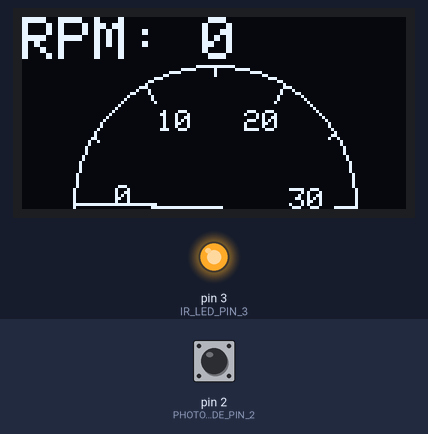
The sketch below on a simulated Arduino Uno, built with avr-gcc and run on an emulated ATmega328P. Shown: 128×64 one-colour display, output pins drawn as LEDs (lit = HIGH). The test bench sets the inputs (shaded band); at power-on: pin 2 (PHOTODIODE_PIN_2) HIGH.

Above: at 1.2 s.
1.3 s: pin 2 (PHOTODIODE_PIN_2) pulled LOW for 0.15 s
At 2.0 s:
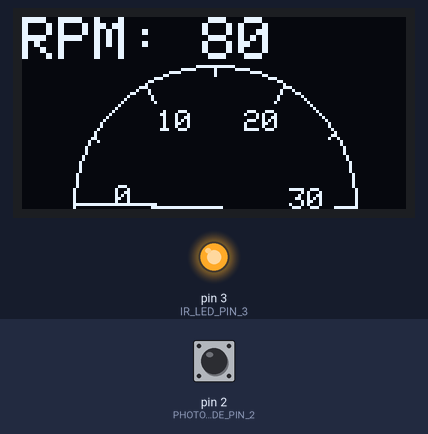
Timing chart, 0 to 4.3 s (numbered marks = the images above; inputs shaded):
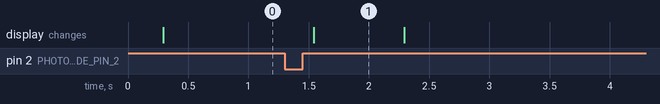

The sketch:

OpticalTachometerOledDisplay.ino
```cpp
/*********************************************************************
RPM Tachometer with OLED digital and analog display
 *********************************************************************/

//One of the next two defines must be uncommented for the type of OLED display
        //SSD1306 is typically the 0.96" OLED
#define OLED_TYPE_SSD1306
        //SH1106 is typically a 1.3" OLED
//#define OLED_TYPE_SH1106


#ifdef OLED_TYPE_SH1106
   #include <Adafruit_SH1106.h>
#endif

#ifdef OLED_TYPE_SSD1306
  #include <Adafruit_SSD1306.h>
#endif

#include <Math.h>

namespace {
  const int OLED_RESET = 4;
  const int TEXT_SIZE_SMALL = 1;
  const int TEXT_SIZE_LARGE = 2;
  const int ONE_K = 1000;

  const int OLED_HEIGHT = 64;
  const int OLED_WIDTH = 128;
  const int YELLOW_SEGMENT_HEIGHT = 16;
  const int DISPLAY_FULL_BRIGHTNESS = 255;
  const int DISPLAY_DIM_BRIGHTNESS = 0;

  const int IR_LED_PIN_3 = 3;
  const int PHOTODIODE_PIN_2 = 2;
  const int INTERRUPT_ZERO_ON_PIN_2 = 0;

  const uint16_t DIAL_CENTER_X = OLED_WIDTH / 2;
  const uint16_t DIAL_RADIUS = (OLED_HEIGHT - YELLOW_SEGMENT_HEIGHT) - 1;
  const uint16_t DIAL_CENTER_Y = OLED_HEIGHT - 1;
  const uint16_t INDICATOR_LENGTH = DIAL_RADIUS - 5;
  const uint16_t INDICATOR_WIDTH = 5;
  const uint16_t LABEL_RADIUS = DIAL_RADIUS - 18;
  const int DIAL_LABEL_Y_OFFSET = 6;
  const int DIAL_LABEL_X_OFFSET = 4;

  const long MAJOR_TICKS[] = { 0, 10000, 20000, 30000 };
  const int MAJOR_TICK_COUNT = sizeof(MAJOR_TICKS) / sizeof(MAJOR_TICKS[0]);
  const int  MAJOR_TICK_LENGTH = 7;
  const long MINOR_TICKS[] = {5000, 15000, 25000};
  const int MINOR_TICK_COUNT = sizeof(MINOR_TICKS) / sizeof(MINOR_TICKS[0]);
  const int MINOR_TICK_LENGTH = 3;

  const uint16_t DIAL_MAX_RPM = MAJOR_TICKS[MAJOR_TICK_COUNT-1];

  const int HALF_CIRCLE_DEGREES = 180;
  const float PI_RADIANS = PI/HALF_CIRCLE_DEGREES;

  const double MILLIS_PER_SECOND = 1000.0;
  const double SECONDS_PER_MINUTE = 60.0;
  const long DISPLAY_TIMEOUT_INTERVAL = 120 * MILLIS_PER_SECOND;
  const long DISPLAY_DIM_INTERVAL = DISPLAY_TIMEOUT_INTERVAL/2;
  const long DISPLAY_UPDATE_INTERVAL = 250;
  const int  DISPLAY_AVERAGE_INTERVALS = 4;

  volatile unsigned long revolutions;

  unsigned long previous_revolutions = 0;
  unsigned long revolution_count[DISPLAY_AVERAGE_INTERVALS];
  unsigned long interval_millis[DISPLAY_AVERAGE_INTERVALS];
  unsigned int interval_index = 0;
  unsigned long previous_millis = 0;
  unsigned long last_sensor_time = 0;
  bool is_oled_display_on = false;
  bool is_oled_display_dim = false;
}

#ifdef OLED_TYPE_SH1106
   Adafruit_SH1106 display(OLED_RESET);
#else
   Adafruit_SSD1306 display(OLED_RESET);
#endif

void setup() {

  Serial.begin(9600);
  initOledDisplayWithI2CAddress(0x3C);
  display.setTextColor(WHITE);
  initArrays();

  turnOnIrLED();
  attachPhotodiodeToInterrruptZero();
  last_sensor_time = millis();
  turnOnDisplay();
}

void initArrays() {
  memset(revolution_count,0,sizeof(revolution_count));
  memset(interval_millis,0,sizeof(interval_millis));
}

void loop() {
  unsigned long current_millis = millis();
  if (current_millis - last_sensor_time >= DISPLAY_TIMEOUT_INTERVAL) {
    turnOffDisplay();
  } else if (current_millis - last_sensor_time >= DISPLAY_DIM_INTERVAL) {
    dimDisplay();
  }

  if (current_millis - previous_millis >= DISPLAY_UPDATE_INTERVAL) {
    previous_millis = current_millis;
    updateDisplay();
	}
}

void initOledDisplayWithI2CAddress(uint8_t i2c_address) {
  #ifdef OLED_TYPE_SH1106
    display.begin(SH1106_SWITCHCAPVCC, i2c_address);
  #else
    display.begin(SSD1306_SWITCHCAPVCC, i2c_address);
  #endif
}

void turnOnDisplay() {
  commandOledOn();
}

void commandOledOn() {
  #ifdef OLED_TYPE_SH1106
    display.SH1106_command(SH1106_DISPLAYON);
  #else
    display.ssd1306_command(SSD1306_DISPLAYON);
  #endif
  is_oled_display_on = true;
  oledDisplayFullBrightness();
}

void turnOffDisplay() {
  #ifdef OLED_TYPE_SH1106
    display.SH1106_command(SH1106_DISPLAYOFF);
  #else
    display.ssd1306_command(SSD1306_DISPLAYOFF);
  #endif
  is_oled_display_on = false;
  is_oled_display_dim = false;
}

void dimDisplay() {
  oledDisplayDim();
}

void oledDisplayDim() {
  #ifdef OLED_TYPE_SSD1306
    display.dim(true);
  #endif
  is_oled_display_dim = true;
}

void oledDisplayFullBrightness() {
  #ifdef OLED_TYPE_SSD1306
    display.dim(false);
  #endif
  is_oled_display_dim = false;
}

void turnOnIrLED() {
  pinMode(IR_LED_PIN_3, OUTPUT);
  digitalWrite(IR_LED_PIN_3, HIGH);
}

void attachPhotodiodeToInterrruptZero() {
  pinMode(PHOTODIODE_PIN_2, INPUT_PULLUP);
  attachInterrupt(INTERRUPT_ZERO_ON_PIN_2, incrementRevolution, FALLING);
}

void incrementRevolution() {
  revolutions++;
}

void updateDisplay() {
  long rpm = calculateRpm();
  if (rpm > 0) {
    last_sensor_time = millis();
    if (!is_oled_display_on || is_oled_display_dim) {
      turnOnDisplay();
    }
  }
  if (is_oled_display_on) {
    display.clearDisplay();
    drawRpmBanner(rpm);
    drawDial(rpm);
    display.display();
  }
}

long calculateRpm() {
  unsigned long current_millis = millis();
  unsigned long current_revolutions = revolutions;
  unsigned long previous_display_millis;
  unsigned long previous_revolutions;

  queueIntervalRevolution(current_revolutions, current_millis);
  previous_display_millis = getIntervalMillis();
  previous_revolutions = getIntervalRevolutions();

  unsigned long elapsed_millis =  current_millis - previous_display_millis;
  float elapsed_seconds = ((elapsed_millis * 1.0) / MILLIS_PER_SECOND);
  float delta_revolutions = (current_revolutions - previous_revolutions) * 1.0;

  long rpm = (long) ((delta_revolutions / elapsed_seconds) * SECONDS_PER_MINUTE);
  return rpm;
}

void queueIntervalRevolution(unsigned long revolution_value, unsigned long milliseconds) {
  interval_index++;
  int queue_index = (int)(interval_index % DISPLAY_AVERAGE_INTERVALS);
  revolution_count[queue_index] = revolution_value;
  interval_millis[queue_index] = milliseconds;
}

unsigned long getIntervalMillis() {
  int index_front_of_queue = (int)((interval_index + 1)  % DISPLAY_AVERAGE_INTERVALS);
  return interval_millis[index_front_of_queue];
}

unsigned long getIntervalRevolutions() {
  int index_front_of_queue = (int)((interval_index + 1)  % DISPLAY_AVERAGE_INTERVALS);
  return revolution_count[index_front_of_queue];
}

void drawRpmBanner(long rpm_value) {
  display.setCursor(0, 0);

  display.setTextSize(TEXT_SIZE_LARGE);
  display.print("RPM: ");
  display.print((long)rpm_value);
}

void drawDial(long rpm_value) {
  display.drawCircle(DIAL_CENTER_X, DIAL_CENTER_Y, DIAL_RADIUS, WHITE);
  drawTickMarks();
  drawMajorTickLabels();
  drawIndicatorHand(rpm_value);
}

void drawTickMarks() {
  drawTicks(MAJOR_TICKS, MAJOR_TICK_COUNT, MAJOR_TICK_LENGTH);
  drawTicks(MINOR_TICKS, MINOR_TICK_COUNT, MINOR_TICK_LENGTH);
}

void drawTicks(const long ticks[], int tick_count, int tick_length) {
  for (int tick_index = 0; tick_index < tick_count; tick_index++) {
		long rpm_tick_value = ticks[tick_index];
		float tick_angle = (HALF_CIRCLE_DEGREES * getPercentMaxRpm(rpm_tick_value)) + HALF_CIRCLE_DEGREES;
		uint16_t dial_x = getCircleXWithLengthAndAngle(DIAL_RADIUS - 1, tick_angle);
		uint16_t dial_y = getCircleYWithLengthAndAngle(DIAL_RADIUS - 1, tick_angle);
		uint16_t tick_x = getCircleXWithLengthAndAngle(DIAL_RADIUS - tick_length, tick_angle);
		uint16_t tick_y = getCircleYWithLengthAndAngle(DIAL_RADIUS - tick_length, tick_angle);
		display.drawLine(dial_x, dial_y, tick_x, tick_y, WHITE);
	}
}

float getPercentMaxRpm(long value) {
	float ret_value = (value * 1.0)/(DIAL_MAX_RPM * 1.0);
	return ret_value;
}

float getCircleXWithLengthAndAngle(uint16_t radius, float angle) {
	return DIAL_CENTER_X + radius * cos(angle*PI_RADIANS);
};

float getCircleYWithLengthAndAngle(uint16_t radius, float angle) {
	return DIAL_CENTER_Y + radius * sin(angle*PI_RADIANS);
};

void drawMajorTickLabels() {
	display.setTextSize(TEXT_SIZE_SMALL);
	for (int label_index = 0; label_index < MAJOR_TICK_COUNT; label_index++) {
		long rpm_tick_value = MAJOR_TICKS[label_index];
		float tick_angle = (HALF_CIRCLE_DEGREES	* getPercentMaxRpm(rpm_tick_value)) + HALF_CIRCLE_DEGREES;
		uint16_t dial_x = getCircleXWithLengthAndAngle(LABEL_RADIUS, tick_angle);
		uint16_t dial_y = getCircleYWithLengthAndAngle(LABEL_RADIUS, tick_angle);
		display.setCursor(dial_x - DIAL_LABEL_X_OFFSET, dial_y - DIAL_LABEL_Y_OFFSET);
		int label_value = rpm_tick_value / ONE_K;
		display.print(label_value);
	}
}

void drawIndicatorHand(long rpm_value) {
    float indicator_angle = (HALF_CIRCLE_DEGREES * getPercentMaxRpm(rpm_value)) + HALF_CIRCLE_DEGREES;
    uint16_t indicator_top_x = getCircleXWithLengthAndAngle(INDICATOR_LENGTH, indicator_angle);
    uint16_t indicator_top_y = getCircleYWithLengthAndAngle(INDICATOR_LENGTH, indicator_angle);

	display.drawTriangle(DIAL_CENTER_X - INDICATOR_WIDTH / 2,
	                     DIAL_CENTER_Y,DIAL_CENTER_X + INDICATOR_WIDTH / 2,
	                     DIAL_CENTER_Y,
	                     indicator_top_x,
	                     indicator_top_y,
	                     WHITE);
}
```

Measured:
- after the input at 1.3 s, the display: changes after 0.24 s (image 1)
- what the display in image 1 shows lasts 0.8 s, from 1.5 s to 2.3 s
